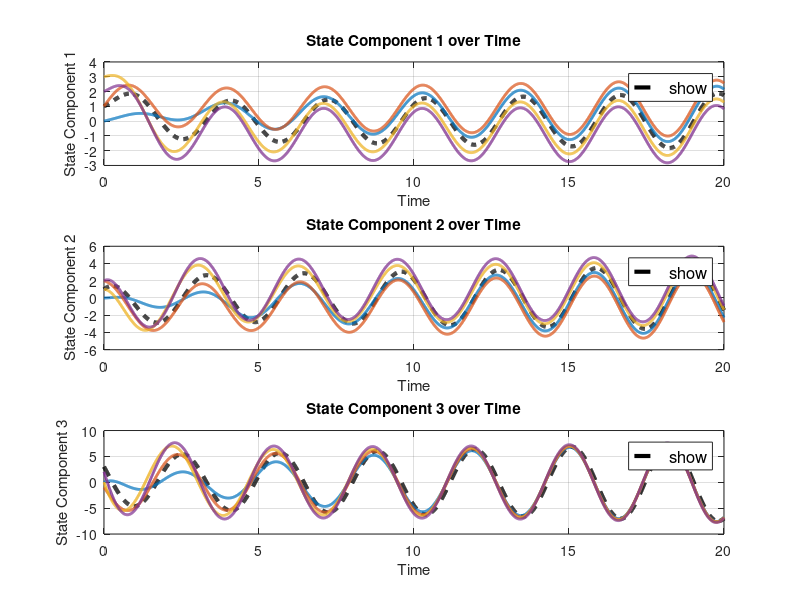

MATLAB code to generate this figure:
% MATLAB script for consensus protocol with system dynamics where Agent 1 follows a reference model
clc; clear; close all;

% Parameters
num_agents = 5;                     % Number of agents (Agent 1 is the leader + 4 followers)
time_step = 0.01;                   % Time step for simulation
total_time = 20;                    % Total simulation time
num_steps = total_time / time_step; % Number of simulation steps

% System matrices
A = [0 1 0; 0 0 1; -4 -4 -1];       % Dynamics matrix for each agent
B = [0; 0; 1];                      % Input matrix for each agent
C = [1 1 1];                        % Output matrix (observing the first state only)

% LQR gain matrices
K_leader = [0, 0, 0];               % Leader K is zero
K_follower = [0.22, 0.09, 0.19];    % Fixed LQR gains for followers

% Adjacency matrix representing connectivity between agents (including leader as Agent 1)
A_adj = [0 1 1 0 0;                  
         1 0 1 1 0;
         1 1 0 1 1;
         0 1 1 0 1;
         0 0 1 1 0];

% Degree matrix and Laplacian matrix
D = diag(sum(A_adj, 2));
L = D - A_adj;

% Store the history of states for plotting
x_history = zeros(num_agents, 3, num_steps);

% Initial states
x_ref = [1; 1; 3];                  % Initial state of the reference model for Agent 1

% Initial states of followers
x_followers = [0  0   0;
               1  2  -1;
               3  1   0;
               2  2   2];           % Each row corresponds to a follower's initial state

% Time-invariant uncertainties for the first state of each follower
w = [0.5; 1; -0.5; -1];       % Uncertainties for followers 2 to 5

% Initialize history
x_history(1, :, 1) = x_ref';        % Initial state of Agent 1
x_history(2:end, :, 1) = x_followers;

% Consensus protocol update loop
for k = 2:num_steps
    % Update Agent 1 (reference model) with its own dynamics
    x_ref = x_ref + time_step * (A * x_ref);
    
    % Initialize control input for followers
    u = zeros(num_agents - 1, 1);
    
    % Calculate control inputs for each follower agent
    for i = 1:num_agents - 1
        % Use the fixed LQR gain for followers
        K_i = K_follower;
        
        % Compute the tracking error between follower i and the leader
        e_i = x_followers(i, :)' - x_ref;
        
        % Compute the consensus error between follower i and its neighbors
        consensus_error = zeros(size(x_ref));
        for j = 1:num_agents
            if A_adj(i+1, j) == 1  % If agent j is a neighbor of agent i
                if j == 1          % Agent 1 is the leader
                    x_j = x_ref;
                else
                    x_j = x_followers(j-1, :)';
                end
                consensus_error = consensus_error + (x_followers(i, :)' - x_j);
            end
        end
        
        % Compute the total error
        e_total = e_i + consensus_error;
        
        % Compute the control input for follower i
        u(i) = -K_i * e_total;
    end
    
    % Update each follower's state based on system dynamics and uncertainty
    x_dot_followers = zeros(size(x_followers));
    for i = 1:num_agents - 1
        % Time-invariant uncertainty affecting the first state
        w_i = [w(i); 0; 0];
        
        % Compute the state derivative with uncertainty
        x_dot_followers(i, :) = (A * x_followers(i, :)') + B * u(i) + w_i;
    end
    
    % Update follower states
    x_followers = x_followers + time_step * x_dot_followers;
    
    % Store the states for plotting
    x_history(1, :, k) = x_ref';       % Update Agent 1's state (leader)
    x_history(2:end, :, k) = x_followers;
end

% Plot results for each component of each agent's state
time = linspace(0, total_time, num_steps);
figure;

% First component subplot
subplot(3,1,1);
% Plot Agent 1 (reference model)
plot(time, squeeze(x_history(1, 1, :)), 'k--', 'LineWidth', 3, 'DisplayName', 'Agent 1 (Reference Model)');
hold on;
% Plot the followers
colors = lines(num_agents - 1);  % Use distinct colors for followers
for i = 2:num_agents
    plot(time, squeeze(x_history(i, 1, :)), 'LineWidth', 2, 'Color', colors(i-1, :), ...
         'DisplayName', sprintf('Agent %d', i));
end
xlabel('Time');
ylabel('State Component 1');
title('State Component 1 over Time');
legend('show', 'Location', 'northeast', 'FontSize', 12);
grid on;

% Second component subplot
subplot(3,1,2);
% Plot Agent 1 (reference model)
plot(time, squeeze(x_history(1, 2, :)), 'k--', 'LineWidth', 3, 'DisplayName', 'Agent 1 (Reference Model)');
hold on;
% Plot the followers
for i = 2:num_agents
    plot(time, squeeze(x_history(i, 2, :)), 'LineWidth', 2, 'Color', colors(i-1, :), ...
         'DisplayName', sprintf('Agent %d', i));
end
xlabel('Time');
ylabel('State Component 2');
title('State Component 2 over Time');
legend('show', 'Location', 'northeast', 'FontSize', 12);
grid on;

% Third component subplot
subplot(3,1,3);
% Plot Agent 1 (reference model)
plot(time, squeeze(x_history(1, 3, :)), 'k--', 'LineWidth', 3, 'DisplayName', 'Agent 1 (Reference Model)');
hold on;
% Plot the followers
for i = 2:num_agents
    plot(time, squeeze(x_history(i, 3, :)), 'LineWidth', 2, 'Color', colors(i-1, :), ...
         'DisplayName', sprintf('Agent %d', i));
end
xlabel('Time');
ylabel('State Component 3');
title('State Component 3 over Time');
legend('show', 'Location', 'northeast', 'FontSize', 12);
grid on;

% Adjust the overall figure properties for better readability
set(gcf, 'Position', [100, 100, 800, 600]); % Resize figure window